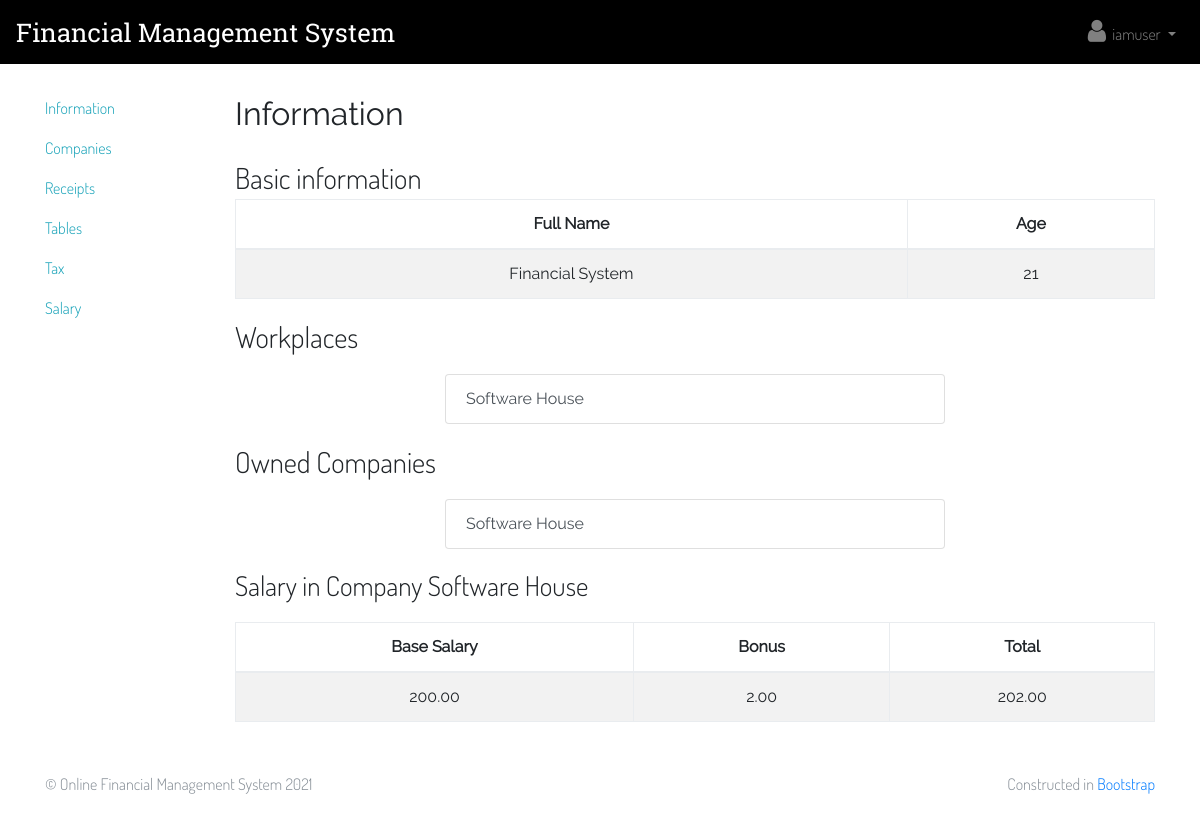
The page /info/ (signed in) on the database its author committed.
### accounts/models.py (models this page shows, shortened)
class Staff(models.Model):
    user = models.OneToOneField(User, on_delete=models.CASCADE)
    full_name = models.CharField(max_length=30, null=True)
    age = models.PositiveSmallIntegerField(null=True)
    workplaces = models.ManyToManyField('companies.Company', related_name='workplace_of_staff')

### companies/models.py (models this page shows, shortened)
class Company(models.Model):
    name = models.CharField(max_length=80)
    unique_id = models.UUIDField(primary_key=True, default=uuid.uuid4, editable=False)
    owner = models.ForeignKey('accounts.Staff', on_delete=models.CASCADE, null=True, related_name='owner_of_company')
    staff = models.ManyToManyField('accounts.Staff', related_name='staff_in_company')

### salary/models.py (models this page shows, shortened)
class Salary(models.Model):
    payer_id = models.ForeignKey('accounts.Staff', on_delete=models.CASCADE, related_name="staff_who_pay_others")
    payee = models.ForeignKey('accounts.Staff', on_delete=models.CASCADE, related_name="staff_who_get_salary")
    company = models.ForeignKey('companies.Company', on_delete=models.CASCADE)
    base_salary = models.DecimalField(max_digits=10, decimal_places=2)
    bonus = models.DecimalField(max_digits=10, decimal_places=2)
    total = models.DecimalField(max_digits=10, decimal_places=2)
    date = models.DateField()

### mainsite/decorators.py (the view)
    def wrapper(request, *args, **kw):
        alerts = utils.get_alerts(request)
        if not request.user.is_authenticated:
            alerts.append(('info', 'Ooops!', 'You have not logged in...'))
            request.session['alerts'] = alerts
            return HttpResponseRedirect('/accounts/login')
        data = {'alerts': alerts}
        return view_func(request, data, *args, **kw)

### info/views.py (called while the page is built)
@custom_login_required
def get_page(request, data):
    staff = Staff.objects.get(user=request.user)
    data['full_name'] = staff.full_name
    data['age'] = staff.age
    data['workplaces'] = staff.workplaces.all()
    owned_companies = Company.objects.filter(owner=staff)
    data['owned_companies'] = owned_companies
    data['salary_records'] = Salary.objects.filter(payee=staff)
    return render(request, 'info/index.html', data)

### mainsite/utils.py (called while the page is built)
def get_alerts(request):
    if 'alerts' in request.session:
        temp = request.session['alerts']
        del request.session['alerts']
        return temp
    else:
        return []

### info/templates/info/index.html (shortened to what this page needs)
{% extends 'apps_base.html' %}
{% block apps_base_title %}Information{% endblock %}
{% block apps_base_content %}
    <header class="info-title">Basic information</header>
    <table class="table table-striped table-bordered text-center">
        <thead>
        <tr>
            <th class="text-center">Full Name</th>
            <th class="text-center">Age</th>
        </tr>
        </thead>
        <tr>
            <td>{{ full_name }}</td>
            <td>{{ age }}</td>
        </tr>
    </table>
    {% if workplaces %}
        <header class="info-title">Workplaces</header>
        <div class="list-group custom-list-group">
            {% for workplace in workplaces %}
                <a href="{% url 'company_details' company_uuid=workplace.unique_id %}"
                   class="list-group-item list-group-item-action">{{ workplace.name }}</a>
            {% endfor %}
        </div>
    {% else %}
        <div class="alert alert-info my-2">
            <strong>No joined workplaces!</strong>
            <p class="my-0">You can join in one.</p>
        </div>
    {% endif %}
    {% if owned_companies %}
        <header class="info-title">Owned Companies</header>
        <div class="list-group custom-list-group">
            {% for company in owned_companies %}
                <a href="{% url 'company_details' company_uuid=company.unique_id %}"
                   class="list-group-item list-group-item-action">{{ company.name }}</a>
            {% endfor %}
        </div>
    {% else %}
        <div class="alert alert-info my-2">
            <strong>No owned companies!</strong>
            <p class="my-0">You can create one.</p>
        </div>
    {% endif %}
    {% if salary_records %}
        {% for salary_record in salary_records %}
            <div class="table-title">
                <header>Salary in Company {{ salary_record.company.name }}</header>
            </div>
            <table class="table table-bordered table-striped table-responsive-md">
                <thead>
                <tr>
                    <th>Base Salary</th>
                    <th>Bonus</th>
                    <th>Total</th>
                </tr>
                </thead>
                <tbody>
                <tr>
                    <td>{{ salary_record.base_salary }}</td>
                    <td>{{ salary_record.bonus }}</td>
                    <td>{{ salary_record.total }}</td>
                </tr>
                </tbody>
            </table>
        {% endfor %}
    {% else %}
        <div class="alert alert-info my-2">
            <strong>No salary information!</strong>
            <p class="my-0">Join in or create new companies to get your own money.</p>
        </div>
    {% endif %}
{% endblock %}

### templates/base.html (shortened to what this page needs)
<!DOCTYPE html>
<html lang="en">
<head>
    {% load static %}
    <link rel="stylesheet" href="{% static "css/bootstrap.min.css" %}"/>
    <link rel="stylesheet" href="{% static "css/font-awesome.min.css" %}"/>
    <link rel="stylesheet" href="{% static "css/custom-fa-font-style.css" %}"/>
    <link rel="stylesheet" href="{% static "css/custom-style.css" %}"/>
</head>
<body>
<nav class="navbar navbar-expand-md navbar-dark" style="background-color: black" id="navbar">
    <a class="navbar-brand" href="{% url 'index' %}">Financial Management System</a>
    <div class="collapse navbar-collapse" id="navbarsExample04">
        <ul class="navbar-nav">
            <li class="nav-item">
                {% if user.is_authenticated %}
                    <div class="dropdown">
                        <a class="nav-link dropdown-toggle" id="user-btn" data-toggle="dropdown" aria-haspopup="true"
                           aria-expanded="false">
                            <i class="fa fa-user" aria-hidden="true"></i>
                            {{ user.get_username }}
                        </a>
                    </div>
                {% else %}
                    <a class="nav-link"
                       href="{% url 'login' %}">
                        <i class="fa fa-sign-in" aria-hidden="true"></i>Login
                    </a>
                {% endif %}
            </li>
        </ul>
    </div>
</nav>
<div class="main-content">
    {% block base_content %}{% endblock %}
</div>
<footer class="footer text-muted">
    <div class="container">
        <p class="float-right">Constructed in <a href="http://getbootstrap.com/">Bootstrap</a></p>
        <p>© Online Financial Management System 2021
        </p>
    </div>
</footer>
</body>
</html>

### static/css/custom-style.css (style rules this page uses)
.navbar-brand { font-size: 1.6em; font-family: RobotoSlab, sans-serif; }
.nav-item { font-family: Dosis, sans-serif; }
#user-btn { cursor: pointer !important; }
.main-content { font-family: Raleway, sans-serif; }
html { position: relative !important; min-height: 100% !important; }
body { margin-bottom: 60px !important; }
.footer { position: absolute; bottom: 0; width: 100%; height: 60px; line-height: 60px; background-color: transparent; font-family: Dosis, sans-serif; }
table td { vertical-align: middle !important; text-align: center; -ms-word-wrap: break-word; word-wrap: break-word; }
table th { vertical-align: middle !important; text-align: center; }
.table-title { margin-bottom: 1em; }
.table-title > header { display: inline-block; font-size: 1.7em; font-family: Dosis, sans-serif; }

### info/templates/info/index.html (style rules this page uses)
.custom-list-group { max-width: 500px; margin: 1em auto; }
.info-title { font-family: Dosis, sans-serif; font-size: 1.8em; }

### rows shown on the page
Staff: full_name "Financial System"
Company: name "Software House"
Salary: company.name "Software House", base_salary "200.00", bonus "2.00", total "202.00"

### other values the page prints
{{ user.get_username }} "iamuser"
{{ age }} "21"
